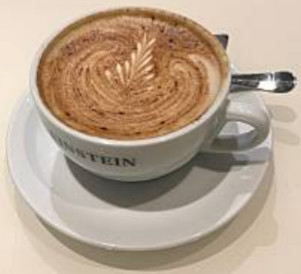
#> input picture ch_4/coffee.jpg, 301 x 274 px
$ python hw4_1.py
#> lines starting #> are read from the running program, lines starting #| are printed output that depends on the picture
import cv2

image = cv2.imread('coffee.jpg')
#> image is the input picture: shape (274, 301, 3); mean B, G, R 142.8, 162.9, 183
image_rgb = cv2.cvtColor(image, cv2.COLOR_BGR2RGB)
image_hsv = cv2.cvtColor(image, cv2.COLOR_BGR2HSV)
#> image_hsv: shape (274, 301, 3); mean H, S, V 17.4, 58.9, 183.1
hue, saturation, value = cv2.split(image_hsv)
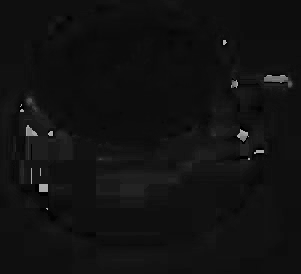
#> hue: shape (274, 301); min 0, max 179, mean 17.4
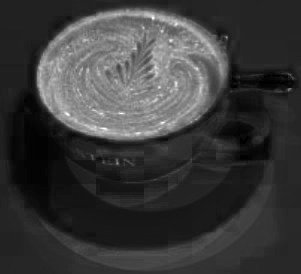
#> saturation: shape (274, 301); min 0, max 255, mean 58.9
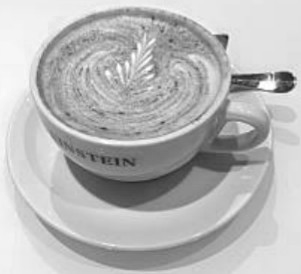
#> value: shape (274, 301); min 31, max 255, mean 183.1

cv2.imshow('bgr', image)
cv2.imshow('RGB', image_rgb)
cv2.imshow('saturation', saturation)
cv2.imshow('value', value)

cv2.waitKey(0)
cv2.destroyAllWindows()

$ run again, with ch_4/mountain.jpg copied over ch_4/coffee.jpg
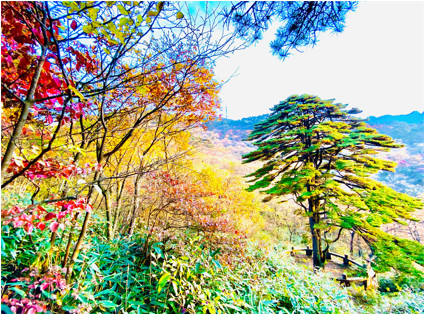
#> input picture ch_4/mountain.jpg, 425 x 314 px
#> image is the input picture: shape (314, 425, 3); mean B, G, R 129.4, 166, 161.7
#> image_hsv: shape (314, 425, 3); mean H, S, V 53.3, 129.2, 193.3
#> `hue, saturation, value = cv2.split(image_hsv)`:
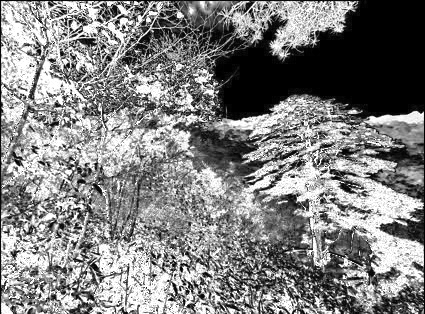
#> saturation: shape (314, 425); min 0, max 255, mean 129.2
#> `hue, saturation, value = cv2.split(image_hsv)`:
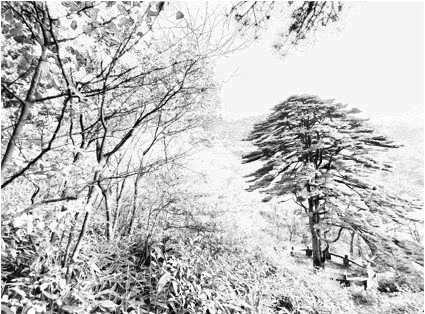
#> value: shape (314, 425); min 0, max 255, mean 193.3

$ run again, with ch_4/street.jpg copied over ch_4/coffee.jpg
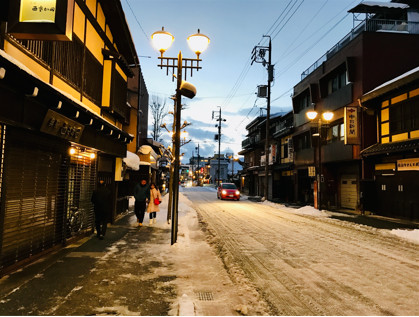
#> input picture ch_4/street.jpg, 419 x 317 px
#> image is the input picture: shape (317, 419, 3); mean B, G, R 76.5, 95.7, 108.1
#> image_hsv: shape (317, 419, 3); mean H, S, V 38.9, 131.4, 116.9
#> `hue, saturation, value = cv2.split(image_hsv)`:
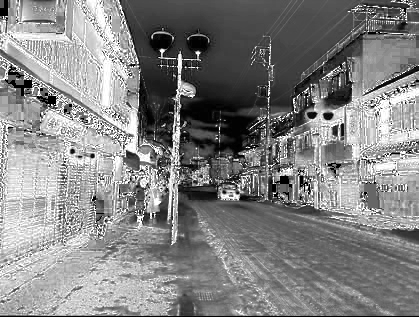
#> saturation: shape (317, 419); min 0, max 255, mean 131.4
#> `hue, saturation, value = cv2.split(image_hsv)`:
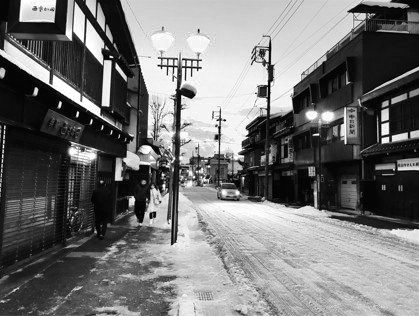
#> value: shape (317, 419); min 0, max 255, mean 116.9
